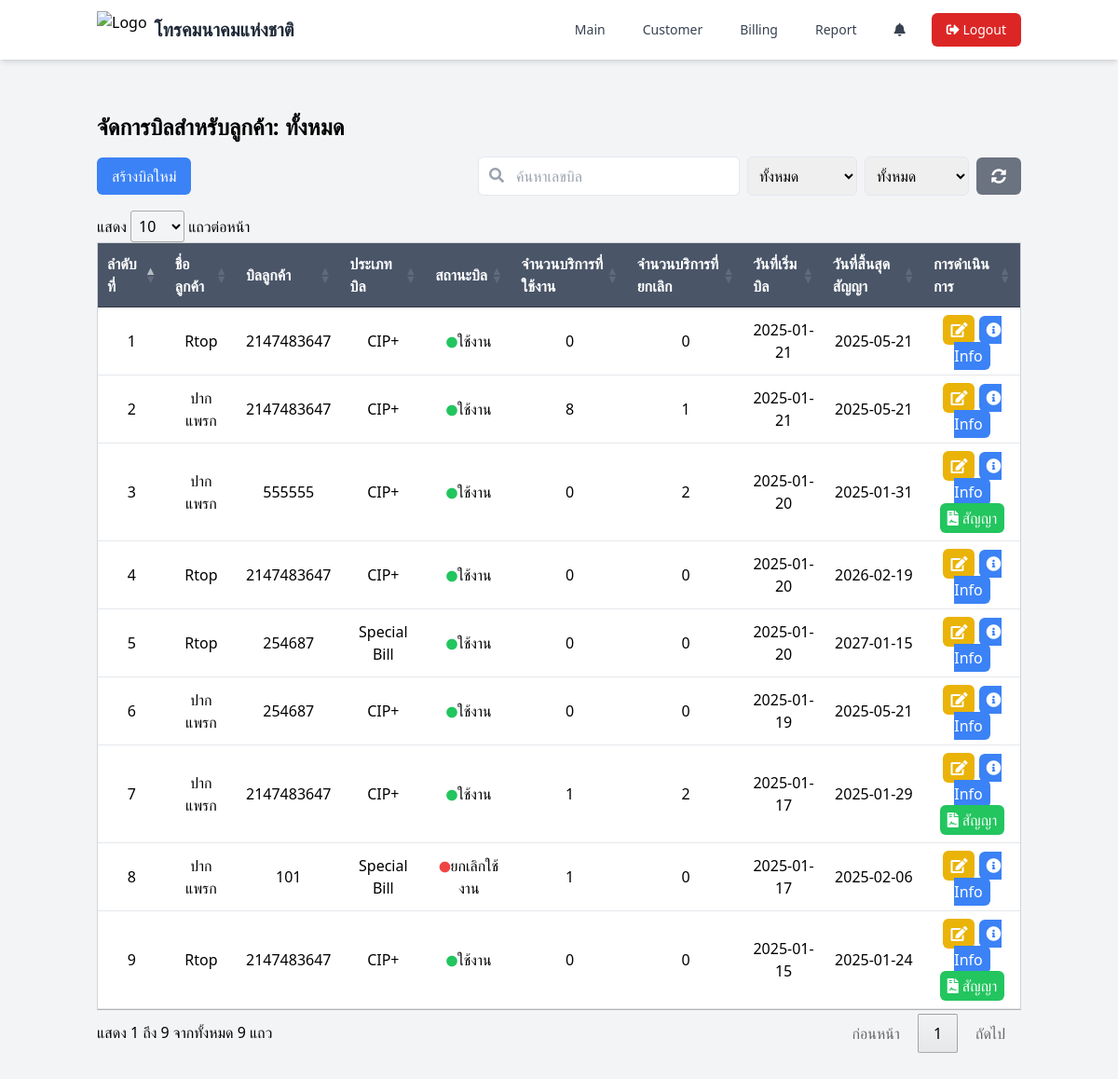
The page /page/bill.php (signed in) on the database as committed earlier.
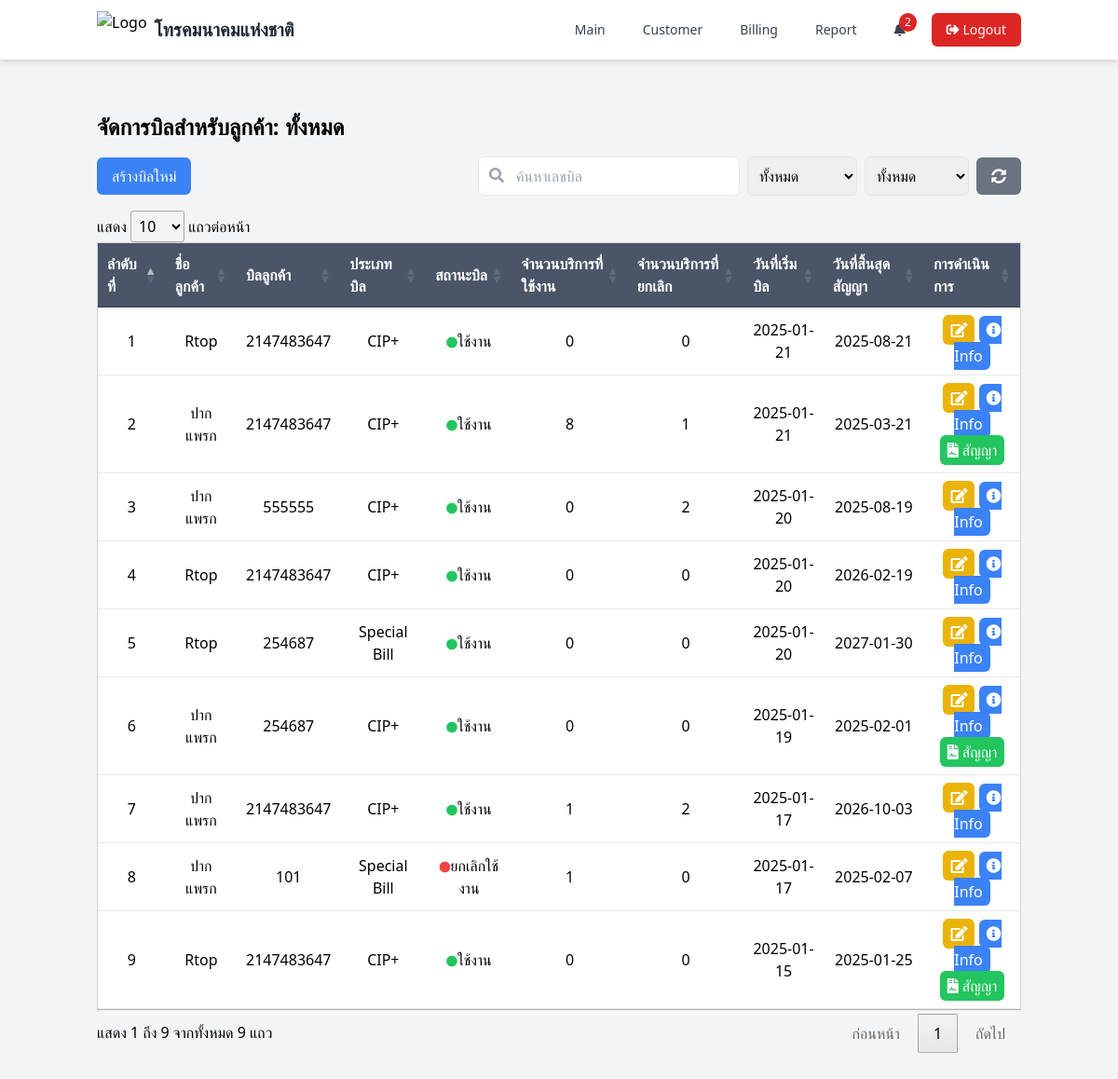
The same page on the database as committed later.
### tables this page shows
CREATE TABLE `bill_customer` (
  `id_bill` int(11) NOT NULL,
  `number_bill` int(15) DEFAULT NULL,
  `type_bill` enum('CIP+','Special Bill','Nt1') DEFAULT NULL,
  `status_bill` enum('ใช้งาน','ยกเลิกใช้งาน') DEFAULT NULL,
  `id_customer` int(11) DEFAULT NULL,
  `create_at` date DEFAULT NULL,
  `update_at` date DEFAULT NULL,
  `date_count` int(11) DEFAULT NULL,
  `end_date` date DEFAULT NULL,
  `contact_count` int(11) DEFAULT 0,
  `contact_status` enum('ยังไม่ได้เลือก','ต่อสัญญา','ยกเลิกสัญญา') DEFAULT 'ยังไม่ได้เลือก'
);

CREATE TABLE `customers` (
  `id_customer` int(11) NOT NULL,
  `name_customer` varchar(100) DEFAULT NULL,
  `type_customer` enum('อบต','อบจ','เทศบาล','โรงแรม') DEFAULT NULL,
  `phone_customer` varchar(50) DEFAULT NULL,
  `status_customer` enum('ใช้งาน','ไม่ได้ใช้งาน') DEFAULT NULL,
  `id_address` int(11) DEFAULT NULL,
  `create_at` datetime DEFAULT NULL,
  `update_at` datetime DEFAULT NULL
);

### page/bill.php (the view, shortened to what this page needs)
<?php
require_once '../function/functions.php';
$id_customer = isset($_GET['id_customer']) ? intval($_GET['id_customer']) : 0;
$customer_name = '';
$sql = "SELECT
            c.name_customer AS customer_name,
            b.id_bill,
            b.number_bill AS bill_number,
            b.type_bill AS bill_type,
            b.status_bill AS bill_status,
            b.create_at AS bill_start_date,
            b.end_date AS end_date,
            b.contact_status as contact_status,
            SUM(CASE WHEN s.status_service = 'ใช้งาน' THEN 1 ELSE 0 END) AS active_services,
            SUM(CASE WHEN s.status_service = 'ยกเลิก' THEN 1 ELSE 0 END) AS canceled_services
        FROM bill_customer b
        JOIN customers c ON b.id_customer = c.id_customer
        LEFT JOIN service_customer s ON b.id_bill = s.id_bill
        WHERE 1=1";
$sql .= " GROUP BY b.id_bill ORDER BY b.create_at DESC";
$stmt = $conn->prepare($sql);
$stmt->execute();
$result = $stmt->get_result();
$bills = $result->fetch_all(MYSQLI_ASSOC);
?>
<!DOCTYPE html>
<html lang="en">
<head>
    <script src="https://cdn.tailwindcss.com"></script>
    <link rel="stylesheet" href="https://cdnjs.cloudflare.com/ajax/libs/font-awesome/5.15.4/css/all.min.css">
    <link rel="stylesheet" type="text/css" href="https://cdn.datatables.net/1.11.5/css/jquery.dataTables.css">
</head>
<body class="bg-gray-100">
    <?php include './components/navbar.php'; ?>
        <div class="mt-6">
            <div class="container mx-auto px-4 py-8">
            <h1 class="text-2xl font-bold mb-4">จัดการบิลสำหรับลูกค้า: <?= $id_customer > 0 ? htmlspecialchars($customer_name) : 'ทั้งหมด' ?></h1>
                <div class="flex justify-between items-center mb-4">
                    <button onclick="openCreateBillModal()" class="bg-blue-500 text-white px-4 py-2 rounded-md">สร้างบิลใหม่</button>
                    <div class="flex items-center">
                        <div class="relative">
                            <input type="text" id="searchNumberBill" placeholder="ค้นหาเลขบิล" class="border p-2 rounded-md pl-10 mr-2">
                            <i class="fas fa-search absolute left-3 top-3 text-gray-400"></i>
                        </div>
                        <select id="filterTypeBill" class="p-2 border rounded-md mr-2">
                            <option value="">ทั้งหมด</option>
                        </select>
                        <select id="filterStatusBill" class="p-2 border rounded-md mr-2">
                            <option value="">ทั้งหมด</option>
                        </select>
                        <button onclick="resetFilters()" class="bg-gray-500 text-white px-4 py-2 rounded-md"> <i class="fas fa-sync-alt"></i></button>
                    </div>
                </div>
            <table id="billTable" class="min-w-full bg-white border border-gray-300">
                <thead>
                    <tr>
                        <th class="py-2 px-4 border-b">ลำดับที่</th>
                        <th class="py-2 px-4 border-b">ชื่อลูกค้า</th>
                        <th class="py-2 px-4 border-b">บิลลูกค้า</th>
                        <th class="py-2 px-4 border-b">ประเภทบิล</th>
                        <th class="py-2 px-4 border-b">สถานะบิล</th>
                        <th class="py-2 px-4 border-b">จำนวนบริการที่ใช้งาน</th>
                        <th class="py-2 px-4 border-b">จำนวนบริการที่ยกเลิก</th>
                        <th class="py-2 px-4 border-b">วันที่เริ่มบิล</th>
                        <th class="py-2 px-4 border-b">วันที่สิ้นสุดสัญญา</th>
                        <th class="py-2 px-4 border-b">การดำเนินการ</th>
                    </tr>
                </thead>
                <tbody>
                    <?php if (!empty($bills)): ?>
                        <?php $counter = 1; ?>
                        <?php foreach ($bills as $bill): ?>
                            <tr>
                                <td class="py-2 px-4 border-b text-center"><?php echo $counter; ?></td>
                                <td class="py-2 px-4 border-b text-center"><?php echo htmlspecialchars($bill['customer_name']); ?></td>
                                <td class="py-2 px-4 border-b text-center"><?php echo htmlspecialchars($bill['bill_number']); ?></td>
                                <td class="py-2 px-4 border-b text-center"><?php echo htmlspecialchars($bill['bill_type']); ?></td>
                                <td class="py-2 px-4 border-b text-center">
                                    <?php if ($bill['bill_status'] === 'ใช้งาน'): ?>
                                        <i class="fas fa-circle text-green-500"></i><?= $bill['bill_status'] ?>
                                    <?php else: ?>
                                        <i class="fas fa-circle text-red-500"></i><?= $bill['bill_status'] ?>
                                    <?php endif; ?>
                                </td>
                                <td class="py-2 px-4 border-b text-center"><?php echo $bill['active_services']; ?></td>
                                <td class="py-2 px-4 border-b text-center"><?php echo $bill['canceled_services']; ?></td>
                                <td class="py-2 px-4 border-b text-center"><?php echo htmlspecialchars($bill['bill_start_date']); ?></td>
                                <td class="py-2 px-4 border-b text-center"><?php echo htmlspecialchars($bill['end_date']); ?></td>
                                <td class="py-2 px-4 border-b text-center">
                                    <button onclick="openEditBillModal(<?php echo $bill['id_bill']; ?>)" class="bg-yellow-500 text-white px-2 py-1 rounded-md">
                                        <i class="fas fa-edit"></i>
                                    </button>
                                    <a href="service_bill.php?id_bill=<?php echo $bill['id_bill']; ?>" class="bg-blue-500 text-white px-2 py-1 rounded-md">
                                        <i class="fas fa-info-circle"></i> Info
                                    </a>
                                    <div>
                                        <?php
                                        $end_date = new DateTime($bill['end_date']);
                                        $current_date = new DateTime();
                                        $interval = $current_date->diff($end_date);
                                        $days_left = $interval->days;
                                        if ($days_left < 60 && $bill['contact_status'] !== 'ยกเลิกสัญญา' && $bill['bill_status'] !== 'ยกเลิกใช้งาน') {
                                            echo '<button onclick="openContractModal(' . $bill['id_bill'] . ')" class="bg-green-500 text-white px-2 py-1 rounded-md"><i class="fas fa-file-contract"></i> สัญญา</button>';
                                        }
                                        ?>
                                    </div>
                                </td>
                            </tr>
                            <?php $counter++; ?>
                        <?php endforeach; ?>
                    <?php else: ?>
                        <tr>
                            <td colspan="10" class="py-2 px-4 border-b text-center">ไม่มีข้อมูลบิล</td>
                        </tr>
                    <?php endif; ?>
                </tbody>
            </table>
        </div>
    </div>
</body>
</html>

### page/components/navbar.php (shortened to what this page needs)
<?php
require_once '../function/functions.php';
$user_id = $_SESSION['user_id'] ?? null;
$sql_notifications = "SELECT n.id_notifications, n.message, n.created_at, n.is_read, bc.number_bill, c.name_customer
                      FROM notifications n
                      INNER JOIN bill_customer bc ON n.id_bill = bc.id_bill
                      INNER JOIN customers c ON bc.id_customer = c.id_customer
                      WHERE n.id_user = ? AND n.is_read = 0
                      ORDER BY n.created_at DESC";
$stmt_notifications = $conn->prepare($sql_notifications);
$stmt_notifications->bind_param("i", $user_id);
$stmt_notifications->execute();
$notifications = $stmt_notifications->get_result()->fetch_all(MYSQLI_ASSOC);
$near_expiry_count = count($notifications);
?>
<nav class="bg-white shadow-md sticky-nav">
    <div class="container mx-auto px-4">
        <div class="flex justify-between items-center h-16">
            <div class="flex items-center">
                <img src="https://lh5.googleusercontent.com/proxy/dFSvkaJ3s6GRq3Idd5YLpPVIKmOewgsaR0OrEg0-yXWnQO-HME3H4Yg8kRtfKPwD0UiIsObjAobdvx3bicht"
                    alt="Logo"
                    class="h-10 w-auto">
                <a href="#" class="ml-2 text-xl font-semibold text-gray-800">โทรคมนาคมแห่งชาติ</a>
            </div>
            <div class="hidden md:flex items-center space-x-4">
                <a href="index.php" class="text-gray-700 hover:text-blue-600 px-3 py-2 rounded-md text-sm font-medium transition duration-300">Main</a>
                <a href="customer.php" class="text-gray-700 hover:text-blue-600 px-3 py-2 rounded-md text-sm font-medium transition duration-300">Customer</a>
                <a href="bill.php" class="text-gray-700 hover:text-blue-600 px-3 py-2 rounded-md text-sm font-medium transition duration-300">Billing</a>
                <a href="report.php" class="text-gray-700 hover:text-blue-600 px-3 py-2 rounded-md text-sm font-medium transition duration-300">Report</a>
                <div class="relative">
                    <div class="text-gray-700 hover:text-blue-600 px-3 py-2 rounded-md text-sm font-medium transition duration-300 relative cursor-pointer">
                        <i class="fas fa-bell"></i>
                        <?php if ($near_expiry_count > 0): ?>
                            <span class="absolute top-0 right-0 bg-red-600 text-white text-xs rounded-full px-1.5 py-0.5"><?= $near_expiry_count ?></span>
                        <?php endif; ?>
                    </div>
                </div>
                <a href="logout.php" class="bg-red-600 hover:bg-red-700 text-white px-4 py-2 rounded-md text-sm font-medium transition duration-300">
                    <i class="fas fa-sign-out-alt"></i> Logout
                </a>
            </div>
        </div>
    </div>
</nav>

### page/bill.php (style rules this page uses)
.border { border: 1px solid #e2e8f0; }
.rounded-md { border-radius: 0.375rem; }
#billTable thead th { background-color: #4a5568; color: white; }
#billTable tbody tr { background-color: rgb(255, 255, 255); }
.fa-circle { font-size: 12px; }

### page/components/navbar.php (style rules this page uses)
.sticky-nav { position: sticky; top: 0; z-index: 1000; }

Rows that differ between the two databases and show on the page:
changed bill_customer (number 1 of 9 on the later page): end_date "2025-05-21" → "2025-08-21"
changed bill_customer (number 2 of 9 on the later page): end_date "2025-05-21" → "2025-03-21"; now shows "สัญญา"
changed bill_customer (number 3 of 9 on the later page): end_date "2025-01-31" → "2025-08-19"; no longer shows "สัญญา"
changed bill_customer (number 5 of 9 on the later page): end_date "2027-01-15" → "2027-01-30"
changed bill_customer (number 6 of 9 on the later page): end_date "2025-05-21" → "2025-02-01"; now shows "สัญญา"
changed bill_customer (number 7 of 9 on the later page): end_date "2025-01-29" → "2026-10-03"; no longer shows "สัญญา"
changed bill_customer "ยกเลิกใช้งาน": end_date "2025-02-06" → "2025-02-07"
changed bill_customer (number 9 of 9 on the later page): end_date "2025-01-24" → "2025-01-25"
Other text that changed with them:
$near_expiry_count: (not shown) → "2"
